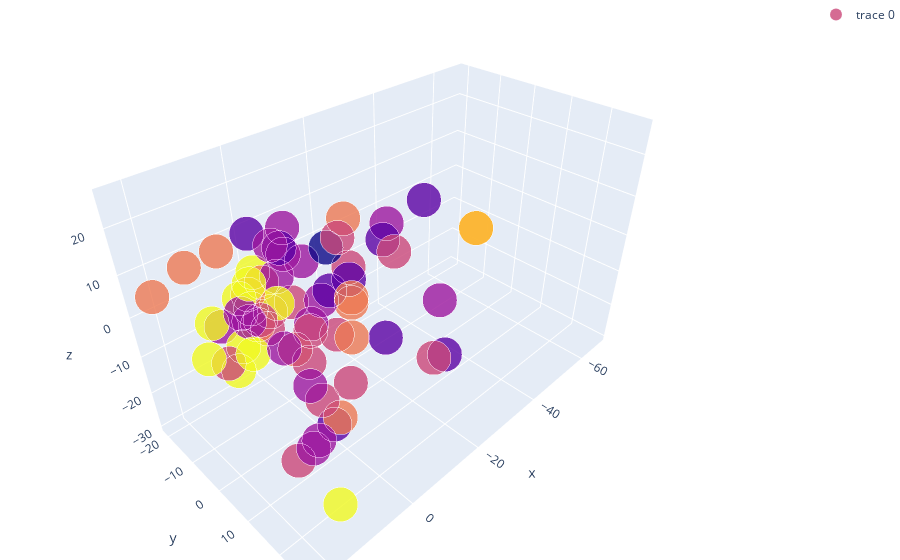

Here is the notebook cell this chart was saved with:
### Code cell
interactive_cube(dist_matrix)

### Figure 1 — Plotly figure (JSON) as saved in the notebook; plotly's stock layout.template omitted (floating-point values rounded to 4 significant figures)
{"data": [{"legendgroup": "group", "marker": {"color": [3, 4, 6, 3, 3, 0, 6, 4, 3, 4, 1, 2, 3, 6, 2, 4, 2, 2, 2, 2, 3, 1, 2, 6, 4, 4, 1, 4, 1, 2, 5, 5, 1, 3, 2, 3, 2, 3, 4, 3, 3, 4, 4, 4, 6, 3, 2, 6, 3, 6, 2, 2, 2, 1, 6, 2, 1, 1, 1, 0, 4, 3, 6, 3, 2, 6], "line": {"color": "rgba(217, 217, 217, 0.14)", "width": 0.5}, "opacity": 0.8, "size": 12}, "mode": "markers", "showlegend": true, "text": ["Авиация 0", "Аграрная республика Равал 1", "Анакель 2", "Астромагнетика 3", "Атомолёт 4", "Всеобщий энгмор 5", "Жемчужина Горваса 6", "Зодчие 7", "ИИ 8", "Империя Мирсквэй 9", "Импульсное оружие 10", "Иркванская Империя 11", "Итхэльхам 12", "Кмоласа 13", "Кмоласса новый вариант 14", "Королевство Лихтддекхав 15", "Л-Вселенная 16", "Либсд'Цвиах 17", "Лилвомард 18", "ЛСГ 19", "Магнито-левитационный привод 20", "Метательное вооружение 21", "Молниеносная трансгеника 22", "Мэджет 23", "Новый текстовый документ 24", "Нулевая точка 25", "Огнестрельное 26", "Олирия 27", "Оружие массового поражения 28", "Падение Олирии 29", "Плазменное вооружение новое 30", "Плазменное вооружение 31", "Пневматическое вооружение 32", "Позитроника 33", "Протокол аннигиляция 34", "Псевдоорганика 35", "Риадрат 36", "Риалат 37", "Сальтрат 38", "Самостоятельные когнитивные единицы 39", "Связь 40", "Совет Колец 41", "Советская республика Куздеррт 42", "Советская республика Ложьдерт 43", "Спутник Мтабуитант'Уитал 44", "Строительство 45", "Сущность Энтропии 46", "Табакхатб 47", "Табомс 48", "Таскантан 49", "Тахмомадж 50", "Триумвират 51", "Туманная эра 52", "Холодное оружие 53", "Цеза 54", "Церковь первоцвета 55", "Электродуговое вооружение 56", "Электромагнитное вооружение 57", "Электрохимическое вооружение 58", "Энгмор 59", "Энекийцы 60", "Энергетика 61", "Энтакпит 62", "Энтропия 63", "Южная война 64", "Яусита 65"], "type": "scatter3d", "x": [7.309, 9.076, 2.899, 0.1881, 9.486, 7.395, 13.09, 4.54, 9.86, 5.199, 11.06, -2.314, 15.55, 7.795, 10.41, 5.602, 2.457, 5.848, 8.157, -7.972, 7.376, -1.15, -12.79, 6.691, 3.435, -0.3347, -9.147, 1.718, -20.19, -0.5893, -67.27, -67.27, 1.572, 0.08096, -17.84, 6.795, 7.057, 5.773, -0.3016, 7.802, -14.84, -10.12, 22.35, 16.78, 15.65, 3.501, 2.826, 2.503, 16.33, 10.34, 9.77, 8.666, -0.5125, -10.22, 10.48, 4.961, -14.17, -3.328, -17.22, -11.73, -14.68, -13.48, 4.44, -5.037, -5.1, 14.77], "y": [18.43, -14.43, -12.92, -4.523, 0.8116, -7.883, 23.31, 1.448, 3.161, -6.206, 20.77, -9.237, 14.99, -16.66, -15.56, -9.298, 4.657, 5.971, 3.954, -11.29, 11.18, -19.96, 9.527, 0.6224, 12.76, 12.38, 27.88, -18.26, 11.78, -5.871, -12.03, -12.03, -4.469, 13.61, 18.67, 9.043, 9.989, 10.56, 13.06, 21.89, 20.31, 1.616, -16.24, -12.64, 2.119, -11.7, 2.753, -20.96, -3.402, -19.65, -7.791, -7.065, 4.403, 1.103, -4.318, -1.728, 7.367, 3.53, 3.668, -7.608, -3.738, 10.73, -12.4, 4.728, -18.01, -14.9], "z": [9.592, 11.7, 4.656, 0.2096, 1.894, 0.6614, -24.87, -5.77, 7.377, 6.717, -7.037, 8.224, -17.62, -21.22, -6.56, -5.199, 1.254, -29.65, 14.57, 2.924, 6.197, 8.826, 18.71, 6.165, -17.02, 25.99, 0.8856, -4.251, 21.53, 16.45, -14.39, -14.39, 13.59, 17.24, 3.441, -2.805, -22.93, -12.24, 1.273, 1.411, -8.298, -2.192, 6.962, 12.52, 2.157, -6.487, -15.86, -6.383, -5.025, -8.058, 0.8414, -1.379, 5.045, 3.375, -6.884, -7.223, -10.42, 5.415, 10.72, 6.296, -6.14, 12.83, 2.801, 16.96, 5.149, -12.24]}], "layout": {"margin": {"b": 0, "l": 0, "r": 0, "t": 0}}}
